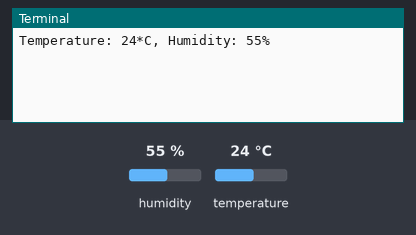
A program run on a simulated Raspberry Pi (BCM pin numbers). On the bench: the last lines printed to the terminal. The test bench sets the inputs (shaded band); at power-on: humidity 55 %, temperature 24 °C. No MQTT or app messages arrive unless stated; the clock reads 2024-03-15 10:24:30 at power-on unless the program sets it.

Above: at 1.3 s.
1.4 s: humidity set to 22 %
At 3.7 s:
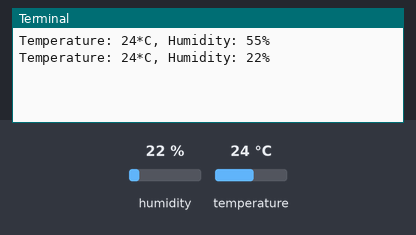
4.8 s: temperature set to 12 °C
At 6.6 s:
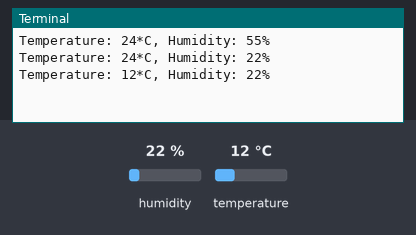
8.2 s: humidity set to 40 %
At 9.5 s:
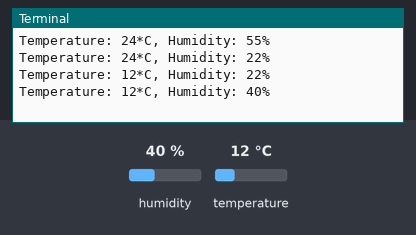
Timing chart, 0 to 11.2 s (numbered marks = the images above; inputs shaded):
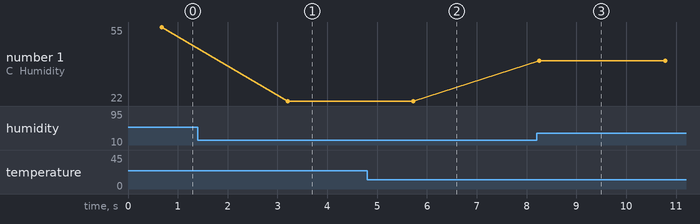

Measured:
- after the input at 1.4 s, the terminal: prints a new line after 1.8 s (image 1)
- after the input at 4.8 s, the terminal: prints a new line after 0.93 s (image 2)
- after the input at 8.2 s, the terminal: prints a new line after 0.05 s (image 3)
- plotted number 1: 55 → 22 after the input at 1.4 s, 22 → 40 after the input at 8.2 s

The program:

dht11_Cloud.py
```python
import os
import time
import sys
import Adafruit_DHT as dht
import paho.mqtt.client as mqtt
import json

Cloud_HOST = 'XXXXXXXXXXXXX'
ACCESS_TOKEN = 'XXXXXXXXXXX'

# Data capture and upload interval in seconds. Less interval will eventually hang the DHT22.

INTERVAL=2
sensor_data = {'temperature': 0, 'humidity': 0}
next_reading = time.time()
client = mqtt.Client()

# Set access token

client.username_pw_set(ACCESS_TOKEN)

# Connect to Cloud using default MQTT port and 60 seconds
client.connect(Cloud_HOST, 1883, 60)
client.loop_start()
try:
    while True:
        humidity,temperature = dht.read_retry(dht.DHT11, 4)
        humidity = round(humidity, 2)
        temperature = round(temperature, 2)
        print(u"Temperature: {:g}*C, Humidity: {:g}%".format(temperature, humidity))
        sensor_data['temperature'] = temperature
        sensor_data['humidity'] = humidity
        # Sending humidity and temperature data to Cloud
        client.publish('v1/devices/me/telemetry', json.dumps(sensor_data), 1)
        time.sleep(INTERVAL)
except KeyboardInterrupt:
    pass
client.loop_stop()
client.disconnect()
```
